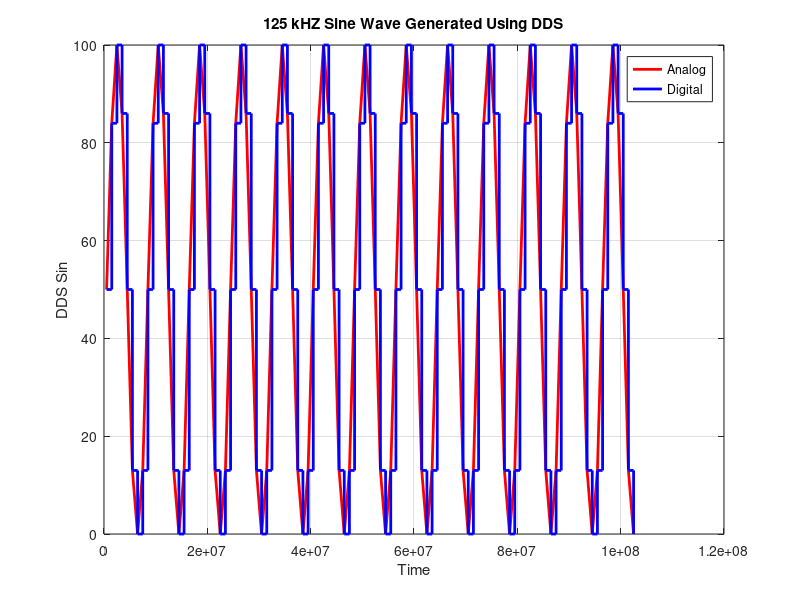

The MATLAB source for this figure:
% Open the file for reading
fileID = fopen('125kHz.txt', 'r');

% Read the data using fscanf
data = fscanf(fileID, '# KERNEL: Time= %f, Counter= %d, DDS_Sin= %d\n', [3, Inf]);

% Close the file
fclose(fileID);

% Extract counter, DDS_Sin, and time values
time = data(1, :);
counter = data(2, :);
dds_sin = data(3, :);

% Plot the graphs
plot(time, dds_sin, "r", "LineWidth", 2);
hold on
stairs(time, dds_sin, "b", "LineWidth", 2);
hold off

% Add labels and title
legend('Analog', 'Digital');
xlabel('Time');
ylabel('DDS Sin');
title('125 kHZ Sine Wave Generated Using DDS');

% Show the grid
grid on;
